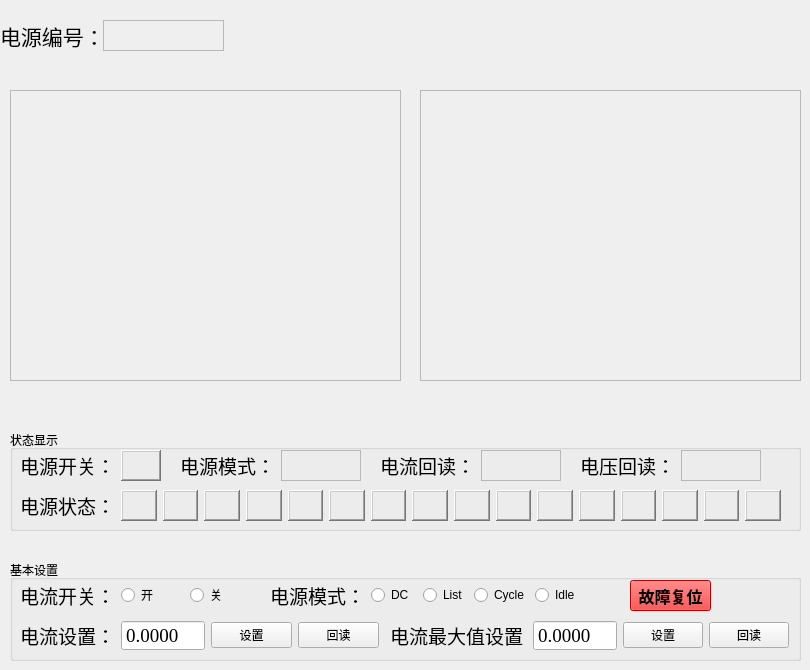
         <widget class="QWidget" name="tab">
          <attribute name="title">
           <string>基本监控</string>
          </attribute>
          <widget class="QFrame" name="frame_3">
           <property name="geometry">
            <rect>
             <x>10</x>
             <y>90</y>
             <width>391</width>
             <height>291</height>
            </rect>
           </property>
           <property name="frameShape">
            <enum>QFrame::StyledPanel</enum>
           </property>
           <property name="frameShadow">
            <enum>QFrame::Plain</enum>
           </property>
          </widget>
          <widget class="QFrame" name="frame_4">
           <property name="geometry">
            <rect>
             <x>420</x>
             <y>90</y>
             <width>381</width>
             <height>291</height>
            </rect>
           </property>
           <property name="frameShape">
            <enum>QFrame::StyledPanel</enum>
           </property>
           <property name="frameShadow">
            <enum>QFrame::Plain</enum>
           </property>
          </widget>
          <widget class="QLabel" name="label_48">
           <property name="geometry">
            <rect>
             <x>0</x>
             <y>20</y>
             <width>101</width>
             <height>31</height>
            </rect>
           </property>
           <property name="font">
            <font>
             <family>宋体</family>
             <pointsize>16</pointsize>
            </font>
           </property>
           <property name="text">
            <string>电源编号：</string>
           </property>
          </widget>
          <widget class="QLabel" name="label_49">
           <property name="geometry">
            <rect>
             <x>103</x>
             <y>20</y>
             <width>121</width>
             <height>31</height>
            </rect>
           </property>
           <property name="font">
            <font>
             <family>宋体</family>
             <pointsize>14</pointsize>
            </font>
           </property>
           <property name="frameShape">
            <enum>QFrame::StyledPanel</enum>
           </property>
           <property name="text">
            <string/>
           </property>
          </widget>
          <widget class="QLabel" name="label_50">
           <property name="geometry">
            <rect>
             <x>10</x>
             <y>60</y>
             <width>81</width>
             <height>21</height>
            </rect>
           </property>
           <property name="text">
            <string/>
           </property>
          </widget>
          <widget class="QGroupBox" name="groupBox_3">
           <property name="geometry">
            <rect>
             <x>10</x>
             <y>560</y>
             <width>791</width>
             <height>101</height>
            </rect>
           </property>
           <property name="title">
            <string>基本设置</string>
           </property>
           <widget class="QWidget" name="horizontalLayoutWidget_8">
            <property name="geometry">
             <rect>
              <x>10</x>
              <y>20</y>
              <width>233</width>
              <height>31</height>
             </rect>
            </property>
            <layout class="QHBoxLayout" name="horizontalLayout_8">
             <item>
              <widget class="QLabel" name="label_46">
               <property name="font">
                <font>
                 <family>宋体</family>
                 <pointsize>14</pointsize>
                 <weight>50</weight>
                 <italic>false</italic>
                 <bold>false</bold>
                </font>
               </property>
               <property name="text">
                <string>电流开关：</string>
               </property>
              </widget>
             </item>
             <item>
              <widget class="QRadioButton" name="radioButton_5">
               <property name="text">
                <string>开</string>
               </property>
              </widget>
             </item>
             <item>
              <widget class="QRadioButton" name="radioButton_6">
               <property name="text">
                <string>关</string>
               </property>
              </widget>
             </item>
            </layout>
           </widget>
           <widget class="QWidget" name="horizontalLayoutWidget_7">
            <property name="geometry">
             <rect>
              <x>260</x>
              <y>20</y>
              <width>311</width>
              <height>31</height>
             </rect>
            </property>
            <layout class="QHBoxLayout" name="horizontalLayout_7">
             <item>
              <widget class="QLabel" name="label_47">
               <property name="font">
                <font>
                 <family>宋体</family>
                 <pointsize>14</pointsize>
                 <weight>50</weight>
                 <italic>false</italic>
                 <bold>false</bold>
                </font>
               </property>
               <property name="text">
                <string>电源模式：</string>
               </property>
              </widget>
             </item>
             <item>
              <widget class="QRadioButton" name="radioButton">
               <property name="text">
                <string>DC</string>
               </property>
              </widget>
             </item>
             <item>
              <widget class="QRadioButton" name="radioButton_2">
               <property name="text">
                <string>List</string>
               </property>
              </widget>
             </item>
             <item>
              <widget class="QRadioButton" name="radioButton_4">
               <property name="text">
                <string>Cycle</string>
               </property>
              </widget>
             </item>
             <item>
              <widget class="QRadioButton" name="radioButton_3">
               <property name="text">
                <string>Idle</string>
               </property>
              </widget>
             </item>
            </layout>
           </widget>
           <widget class="QPushButton" name="pushButton_5">
            <property name="geometry">
             <rect>
              <x>620</x>
              <y>20</y>
              <width>81</width>
              <height>31</height>
             </rect>
            </property>
            <property name="font">
             <font>
              <family>宋体</family>
              <pointsize>12</pointsize>
              <weight>75</weight>
              <bold>true</bold>
             </font>
            </property>
            <property name="styleSheet">
             <string notr="true">background-color: rgb(255, 0, 0);</string>
            </property>
            <property name="text">
             <string>故障复位</string>
            </property>
           </widget>
           <widget class="QWidget" name="horizontalLayoutWidget_9">
            <property name="geometry">
             <rect>
              <x>10</x>
              <y>60</y>
              <width>359</width>
              <height>31</height>
             </rect>
            </property>
            <layout class="QHBoxLayout" name="horizontalLayout_9">
             <item>
              <widget class="QLabel" name="label_45">
               <property name="font">
                <font>
                 <family>宋体</family>
                 <pointsize>14</pointsize>
                 <weight>50</weight>
                 <italic>false</italic>
                 <bold>false</bold>
                </font>
               </property>
               <property name="text">
                <string>电流设置：</string>
               </property>
              </widget>
             </item>
             <item>
              <widget class="QDoubleSpinBox" name="doubleSpinBox">
               <property name="font">
                <font>
                 <family>Times New Roman</family>
                 <pointsize>14</pointsize>
                </font>
               </property>
               <property name="contextMenuPolicy">
                <enum>Qt::DefaultContextMenu</enum>
               </property>
               <property name="wrapping">
                <bool>false</bool>
               </property>
               <property name="frame">
                <bool>true</bool>
               </property>
               <property name="readOnly">
                <bool>false</bool>
               </property>
               <property name="buttonSymbols">
                <enum>QAbstractSpinBox::NoButtons</enum>
               </property>
               <property name="accelerated">
                <bool>false</bool>
               </property>
               <property name="suffix">
                <string/>
               </property>
               <property name="decimals">
                <number>4</number>
               </property>
               <property name="maximum">
                <double>999.999900000000025</double>
               </property>
              </widget>
             </item>
             <item>
              <widget class="QPushButton" name="pushButton">
               <property name="text">
                <string>设置</string>
               </property>
              </widget>
             </item>
             <item>
              <widget class="QPushButton" name="pushButton_2">
               <property name="text">
                <string>回读</string>
               </property>
              </widget>
             </item>
            </layout>
           </widget>
           <widget class="QWidget" name="horizontalLayoutWidget_10">
            <property name="geometry">
             <rect>
              <x>380</x>
              <y>60</y>
              <width>399</width>
              <height>31</height>
             </rect>
            </property>
            <layout class="QHBoxLayout" name="horizontalLayout_10">
             <item>
              <widget class="QLabel" name="label_51">
               <property name="font">
                <font>
                 <family>宋体</family>
                 <pointsize>14</pointsize>
                 <weight>50</weight>
                 <italic>false</italic>
                 <bold>false</bold>
                </font>
               </property>
               <property name="text">
                <string>电流最大值设置：</string>
               </property>
              </widget>
             </item>
             <item>
              <widget class="QDoubleSpinBox" name="doubleSpinBox_2">
               <property name="font">
                <font>
                 <family>Times New Roman</family>
                 <pointsize>14</pointsize>
                </font>
               </property>
               <property name="wrapping">
                <bool>false</bool>
               </property>
               <property name="frame">
                <bool>true</bool>
               </property>
               <property name="readOnly">
                <bool>false</bool>
               </property>
               <property name="buttonSymbols">
                <enum>QAbstractSpinBox::NoButtons</enum>
               </property>
               <property name="accelerated">
                <bool>false</bool>
               </property>
               <property name="suffix">
                <string/>
               </property>
               <property name="decimals">
                <number>4</number>
               </property>
               <property name="maximum">
                <double>999.999900000000025</double>
               </property>
              </widget>
             </item>
             <item>
              <widget class="QPushButton" name="pushButton_3">
               <property name="text">
                <string>设置</string>
               </property>
              </widget>
             </item>
             <item>
              <widget class="QPushButton" name="pushButton_4">
               <property name="text">
                <string>回读</string>
               </property>
              </widget>
             </item>
            </layout>
           </widget>
          </widget>
          <widget class="QGroupBox" name="groupBox_2">
           <property name="geometry">
            <rect>
             <x>10</x>
             <y>430</y>
             <width>791</width>
             <height>101</height>
            </rect>
           </property>
           <property name="title">
            <string>状态显示 </string>
           </property>
           <widget class="QWidget" name="horizontalLayoutWidget_3">
            <property name="geometry">
             <rect>
              <x>10</x>
              <y>20</y>
              <width>141</width>
              <height>31</height>
             </rect>
            </property>
            <layout class="QHBoxLayout" name="horizontalLayout_3">
             <item>
              <widget class="QLabel" name="label_4">
               <property name="font">
                <font>
                 <family>宋体</family>
                 <pointsize>14</pointsize>
                 <weight>50</weight>
                 <italic>false</italic>
                 <bold>false</bold>
                </font>
               </property>
               <property name="text">
                <string>电源开关：</string>
               </property>
              </widget>
             </item>
             <item>
              <widget class="QLabel" name="label_44">
               <property name="frameShape">
                <enum>QFrame::WinPanel</enum>
               </property>
               <property name="frameShadow">
                <enum>QFrame::Raised</enum>
               </property>
               <property name="text">
                <string/>
               </property>
              </widget>
             </item>
            </layout>
           </widget>
           <widget class="QWidget" name="horizontalLayoutWidget_4">
            <property name="geometry">
             <rect>
              <x>170</x>
              <y>20</y>
              <width>181</width>
              <height>31</height>
             </rect>
            </property>
            <layout class="QHBoxLayout" name="horizontalLayout_4">
             <item>
              <widget class="QLabel" name="label_5">
               <property name="font">
                <font>
                 <family>宋体</family>
                 <pointsize>14</pointsize>
                 <weight>50</weight>
                 <italic>false</italic>
                 <bold>false</bold>
                </font>
               </property>
               <property name="text">
                <string>电源模式：</string>
               </property>
              </widget>
             </item>
             <item>
              <widget class="QLabel" name="label_43">
               <property name="frameShape">
                <enum>QFrame::StyledPanel</enum>
               </property>
               <property name="text">
                <string/>
               </property>
              </widget>
             </item>
            </layout>
           </widget>
           <widget class="QWidget" name="horizontalLayoutWidget_5">
            <property name="geometry">
             <rect>
              <x>370</x>
              <y>20</y>
              <width>181</width>
              <height>31</height>
             </rect>
            </property>
            <layout class="QHBoxLayout" name="horizontalLayout_5">
             <item>
              <widget class="QLabel" name="label">
               <property name="font">
                <font>
                 <family>宋体</family>
                 <pointsize>14</pointsize>
                 <weight>50</weight>
                 <italic>false</italic>
                 <bold>false</bold>
                </font>
               </property>
               <property name="text">
                <string>电流回读：</string>
               </property>
              </widget>
             </item>
             <item>
              <widget class="QLabel" name="label_6">
               <property name="frameShape">
                <enum>QFrame::StyledPanel</enum>
               </property>
               <property name="text">
                <string/>
               </property>
              </widget>
             </item>
            </layout>
           </widget>
           <widget class="QWidget" name="horizontalLayoutWidget_6">
            <property name="geometry">
             <rect>
              <x>570</x>
              <y>20</y>
              <width>181</width>
              <height>31</height>
             </rect>
            </property>
            <layout class="QHBoxLayout" name="horizontalLayout_6">
             <item>
              <widget class="QLabel" name="label_2">
               <property name="font">
                <font>
                 <family>宋体</family>
                 <pointsize>14</pointsize>
                 <weight>50</weight>
                 <italic>false</italic>
                 <bold>false</bold>
                </font>
               </property>
               <property name="text">
                <string>电压回读：</string>
               </property>
              </widget>
             </item>
             <item>
              <widget class="QLabel" name="label_7">
               <property name="frameShape">
                <enum>QFrame::StyledPanel</enum>
               </property>
               <property name="text">
                <string/>
               </property>
              </widget>
             </item>
            </layout>
           </widget>
           <widget class="QWidget" name="horizontalLayoutWidget">
            <property name="geometry">
             <rect>
              <x>10</x>
              <y>60</y>
              <width>761</width>
              <height>31</height>
             </rect>
            </property>
            <layout class="QHBoxLayout" name="horizontalLayout">
             <item>
              <widget class="QLabel" name="label_3">
               <property name="font">
                <font>
                 <family>宋体</family>
                 <pointsize>14</pointsize>
                 <weight>50</weight>
                 <italic>false</italic>
                 <bold>false</bold>
                </font>
               </property>
               <property name="text">
                <string>电源状态：</string>
               </property>
              </widget>
             </item>
             <item>
              <widget class="QLabel" name="label_9">
               <property name="frameShape">
                <enum>QFrame::WinPanel</enum>
               </property>
               <property name="frameShadow">
                <enum>QFrame::Raised</enum>
               </property>
               <property name="text">
                <string/>
               </property>
              </widget>
             </item>
             <item>
              <widget class="QLabel" name="label_8">
               <property name="frameShape">
                <enum>QFrame::WinPanel</enum>
               </property>
               <property name="frameShadow">
                <enum>QFrame::Raised</enum>
               </property>
               <property name="text">
                <string/>
               </property>
              </widget>
             </item>
             <item>
              <widget class="QLabel" name="label_10">
               <property name="frameShape">
                <enum>QFrame::WinPanel</enum>
               </property>
               <property name="frameShadow">
                <enum>QFrame::Raised</enum>
               </property>
               <property name="text">
                <string/>
               </property>
              </widget>
             </item>
             <item>
              <widget class="QLabel" name="label_11">
               <property name="frameShape">
                <enum>QFrame::WinPanel</enum>
               </property>
               <property name="frameShadow">
                <enum>QFrame::Raised</enum>
               </property>
               <property name="text">
                <string/>
               </property>
              </widget>
             </item>
             <item>
              <widget class="QLabel" name="label_13">
               <property name="frameShape">
                <enum>QFrame::WinPanel</enum>
               </property>
               <property name="frameShadow">
                <enum>QFrame::Raised</enum>
               </property>
               <property name="text">
                <string/>
               </property>
              </widget>
             </item>
             <item>
              <widget class="QLabel" name="label_12">
               <property name="frameShape">
                <enum>QFrame::WinPanel</enum>
               </property>
               <property name="frameShadow">
                <enum>QFrame::Raised</enum>
               </property>
               <property name="text">
                <string/>
               </property>
              </widget>
             </item>
             <item>
              <widget class="QLabel" name="label_17">
               <property name="frameShape">
                <enum>QFrame::WinPanel</enum>
               </property>
               <property name="frameShadow">
                <enum>QFrame::Raised</enum>
               </property>
               <property name="text">
                <string/>
               </property>
              </widget>
             </item>
             <item>
              <widget class="QLabel" name="label_16">
               <property name="frameShape">
                <enum>QFrame::WinPanel</enum>
               </property>
               <property name="frameShadow">
                <enum>QFrame::Raised</enum>
               </property>
               <property name="text">
                <string/>
               </property>
              </widget>
             </item>
             <item>
              <widget class="QLabel" name="label_15">
               <property name="frameShape">
                <enum>QFrame::WinPanel</enum>
               </property>
               <property name="frameShadow">
                <enum>QFrame::Raised</enum>
               </property>
               <property name="text">
                <string/>
               </property>
              </widget>
             </item>
             <item>
              <widget class="QLabel" name="label_14">
               <property name="frameShape">
                <enum>QFrame::WinPanel</enum>
               </property>
               <property name="frameShadow">
                <enum>QFrame::Raised</enum>
               </property>
               <property name="text">
                <string/>
               </property>
              </widget>
             </item>
             <item>
              <widget class="QLabel" name="label_19">
               <property name="frameShape">
                <enum>QFrame::WinPanel</enum>
               </property>
               <property name="frameShadow">
                <enum>QFrame::Raised</enum>
               </property>
               <property name="text">
                <string/>
               </property>
              </widget>
             </item>
             <item>
              <widget class="QLabel" name="label_39">
               <property name="frameShape">
                <enum>QFrame::WinPanel</enum>
               </property>
               <property name="frameShadow">
                <enum>QFrame::Raised</enum>
               </property>
               <property name="text">
                <string/>
               </property>
              </widget>
             </item>
             <item>
              <widget class="QLabel" name="label_18">
               <property name="frameShape">
                <enum>QFrame::WinPanel</enum>
               </property>
               <property name="frameShadow">
                <enum>QFrame::Raised</enum>
               </property>
               <property name="text">
                <string/>
               </property>
              </widget>
             </item>
             <item>
              <widget class="QLabel" name="label_40">
               <property name="frameShape">
                <enum>QFrame::WinPanel</enum>
               </property>
               <property name="frameShadow">
                <enum>QFrame::Raised</enum>
               </property>
               <property name="text">
                <string/>
               </property>
              </widget>
             </item>
             <item>
              <widget class="QLabel" name="label_41">
               <property name="frameShape">
                <enum>QFrame::WinPanel</enum>
               </property>
               <property name="frameShadow">
                <enum>QFrame::Raised</enum>
               </property>
               <property name="text">
                <string/>
               </property>
              </widget>
             </item>
             <item>
              <widget class="QLabel" name="label_42">
               <property name="frameShape">
                <enum>QFrame::WinPanel</enum>
               </property>
               <property name="frameShadow">
                <enum>QFrame::Raised</enum>
               </property>
               <property name="text">
                <string/>
               </property>
              </widget>
             </item>
            </layout>
           </widget>
          </widget>
         </widget>
